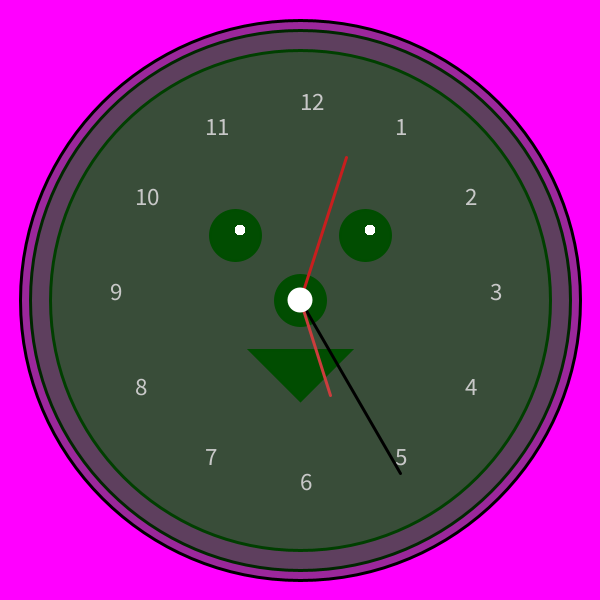
Frame 1 (no input)
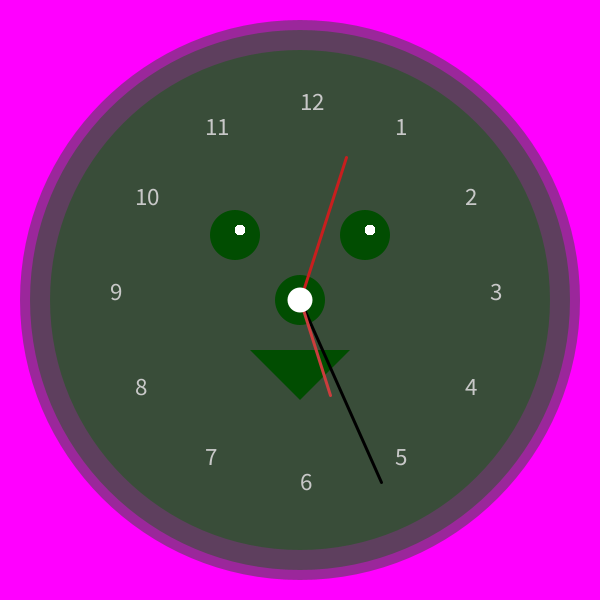
Frame 60 (the mouse pressed at the canvas centre just before this capture)
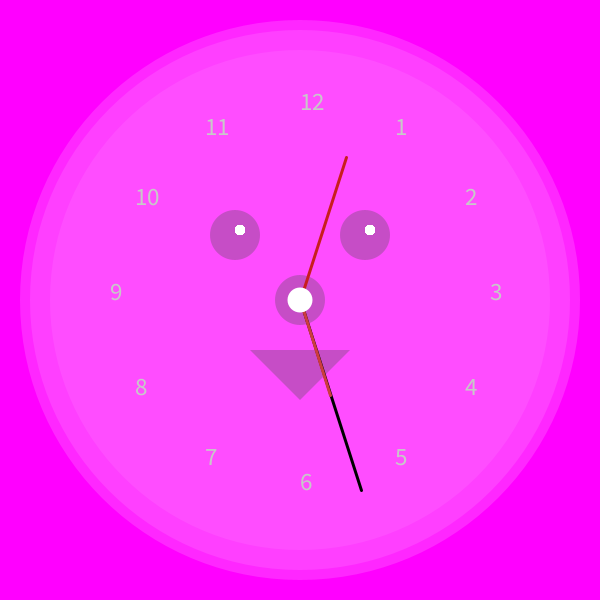
Frame 120 (the mouse held since frame 60 and released just before this capture)

The Processing sketch that drew these frames (run headless with seeded random() and noise(); from frame 60 on, the mouse is pressed at the canvas centre):

// Processing sketch: processing_144993
// ── processing_144993.pde

float x,y;
void setup(){
size(600,600);
smooth();
strokeWeight(3);
textSize(25);   //sige pont size
x=width/2;
y=height/2;
}
void draw(){
background(255,0,255);
drawclock();

noStroke();
ellipse (x,y, 25, 25);
}
void drawclock(){
  
  fill(1);
  ellipse(235,235,50,50);
  ellipse(365,235,50,50);
  triangle(250,350,350,350,300,400);
  
  fill(1);
  ellipse(300,300,50,50);
  
  fill(mouseX,100,mouseY,100);
  ellipse(x,y,500,500);
  ellipse(x,y,540,540);
  ellipse(x,y,560,560);
  
  drawNumbers();
float s_angle=map(second(),0,60,0,TWO_PI);
pushMatrix();
translate(x,y);
rotate(s_angle);
stroke(0); //banel col.or
line(0,0,0,-200);
popMatrix();
float M_angle=map(minute(),0,60,0,TWO_PI);
pushMatrix();
translate(x,y);
rotate(M_angle);
stroke(204,61,61); //banel col.or
line(0,0,0,-100);
popMatrix();
float h_angle=map(hour(),0,60,0,TWO_PI);
pushMatrix();
translate(x,y);
rotate(h_angle);
stroke(200,30,30); // banel col.or (back)
line(0,0,0,-150);
popMatrix();
}
void drawNumbers(){
  float r=190;
  float inc=TWO_PI/12;
  for (int i=1; i<=12; i++){
    float xn=x+cos (i*inc-HALF_PI)*r;
    float yn= y+sin(i*inc-HALF_PI)*r;
    fill(200);
    text(i,xn,yn);
    
 
noStroke();
fill(255);
ellipse(240,230,10,10);
ellipse(370,230,10,10);
  }}
